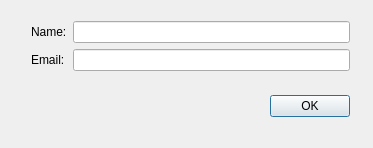
<?xml version="1.0" encoding="UTF-8"?>
<ui version="4.0">
 <class>AddDialog</class>
 <widget class="QDialog" name="AddDialog">
  <property name="geometry">
   <rect>
    <x>0</x>
    <y>0</y>
    <width>373</width>
    <height>148</height>
   </rect>
  </property>
  <property name="windowTitle">
   <string>Add Adress</string>
  </property>
  <widget class="QWidget" name="">
   <property name="geometry">
    <rect>
     <x>20</x>
     <y>10</y>
     <width>341</width>
     <height>121</height>
    </rect>
   </property>
   <layout class="QGridLayout" name="gridLayout_2">
    <item row="0" column="0">
     <layout class="QVBoxLayout" name="verticalLayout">
      <item>
       <layout class="QGridLayout" name="gridLayout">
        <item row="0" column="0">
         <widget class="QLabel" name="nameText">
          <property name="text">
           <string>Name:</string>
          </property>
         </widget>
        </item>
        <item row="0" column="1">
         <widget class="QLineEdit" name="nameEdit"/>
        </item>
        <item row="1" column="0">
         <widget class="QLabel" name="emailText">
          <property name="text">
           <string>Email:</string>
          </property>
         </widget>
        </item>
        <item row="1" column="1">
         <widget class="QLineEdit" name="emailEdit"/>
        </item>
       </layout>
      </item>
      <item>
       <spacer name="verticalSpacer">
        <property name="orientation">
         <enum>Qt::Vertical</enum>
        </property>
        <property name="sizeHint" stdset="0">
         <size>
          <width>20</width>
          <height>18</height>
         </size>
        </property>
       </spacer>
      </item>
     </layout>
    </item>
    <item row="1" column="0">
     <layout class="QHBoxLayout" name="horizontalLayout">
      <item>
       <spacer name="horizontalSpacer">
        <property name="orientation">
         <enum>Qt::Horizontal</enum>
        </property>
        <property name="sizeHint" stdset="0">
         <size>
          <width>238</width>
          <height>28</height>
         </size>
        </property>
       </spacer>
      </item>
      <item>
       <widget class="QPushButton" name="okButton">
        <property name="text">
         <string>OK</string>
        </property>
       </widget>
      </item>
     </layout>
    </item>
   </layout>
  </widget>
 </widget>
 <layoutdefault spacing="6" margin="11"/>
 <resources/>
 <connections>
  <connection>
   <sender>okButton</sender>
   <signal>clicked()</signal>
   <receiver>AddDialog</receiver>
   <slot>accept()</slot>
   <hints>
    <hint type="sourcelabel">
     <x>342</x>
     <y>124</y>
    </hint>
    <hint type="destinationlabel">
     <x>217</x>
     <y>112</y>
    </hint>
   </hints>
  </connection>
 </connections>
</ui>
